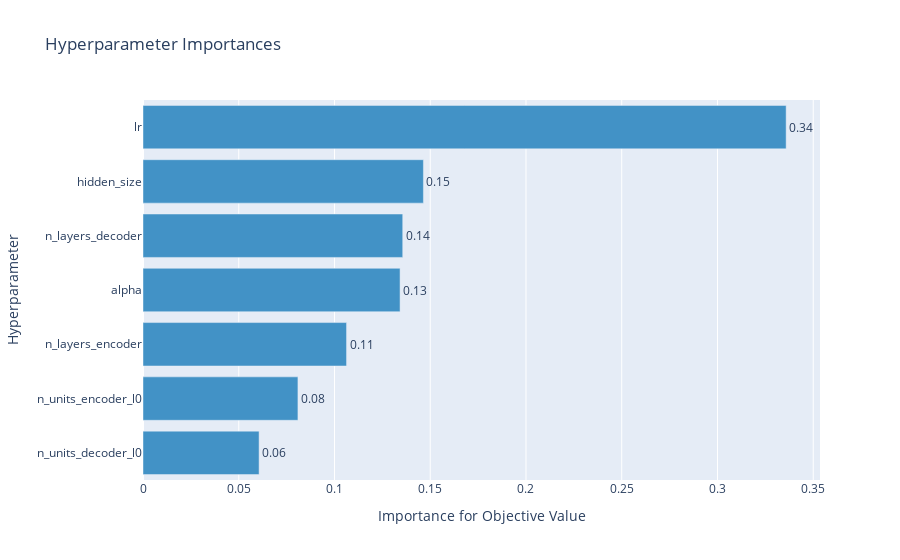

The notebook cell saved with this chart:
### Markdown cell above
### Optuna Graphs

### Code cell
optuna.visualization.plot_param_importances(study)

### Figure 1 — Plotly figure (JSON) as saved in the notebook; plotly's stock layout.template omitted (floating-point values rounded to 4 significant figures)
{"data": [{"cliponaxis": false, "hovertemplate": ["n_units_decoder_l0 (IntUniformDistribution): 0.06062612335350899<extra></extra>", "n_units_encoder_l0 (IntUniformDistribution): 0.08090378827681821<extra></extra>", "n_layers_encoder (IntUniformDistribution): 0.10629720861875515<extra></extra>", "alpha (IntUniformDistribution): 0.13423983682952134<extra></extra>", "n_layers_decoder (IntUniformDistribution): 0.1356340288299259<extra></extra>", "hidden_size (IntUniformDistribution): 0.14643859486659705<extra></extra>", "lr (LogUniformDistribution): 0.3358604192248733<extra></extra>"], "marker": {"color": "rgb(66,146,198)"}, "orientation": "h", "text": ["0.06062612335350899", "0.08090378827681821", "0.10629720861875515", "0.13423983682952134", "0.1356340288299259", "0.14643859486659705", "0.3358604192248733"], "textposition": "outside", "texttemplate": "%{text:.2f}", "type": "bar", "x": [0.06063, 0.0809, 0.1063, 0.1342, 0.1356, 0.1464, 0.3359], "y": ["n_units_decoder_l0", "n_units_encoder_l0", "n_layers_encoder", "alpha", "n_layers_decoder", "hidden_size", "lr"]}], "layout": {"showlegend": false, "title": {"text": "Hyperparameter Importances"}, "xaxis": {"title": {"text": "Importance for Objective Value"}}, "yaxis": {"title": {"text": "Hyperparameter"}}}}
